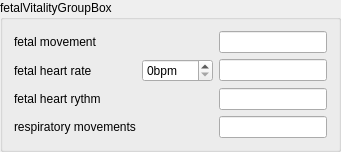
       <widget class="QGroupBox" name="fetus5FetalVitalityGroupBox">
        <property name="title">
         <string>fetalVitalityGroupBox</string>
        </property>
        <layout class="QGridLayout" name="gridLayout_18">
         <item row="0" column="0">
          <widget class="QLabel" name="fetus5FetalMovementLabel">
           <property name="text">
            <string>fetal movement</string>
           </property>
          </widget>
         </item>
         <item row="0" column="1">
          <layout class="QHBoxLayout" name="fetus5FetalMovementRadioLayout"/>
         </item>
         <item row="0" column="2">
          <widget class="QLineEdit" name="fetus5FetalMovementLineEdit"/>
         </item>
         <item row="1" column="0">
          <widget class="QLabel" name="fetus5FhrLabel">
           <property name="text">
            <string>fetal heart rate</string>
           </property>
          </widget>
         </item>
         <item row="1" column="1">
          <widget class="QSpinBox" name="fetus5FhrSpinBox">
           <property name="suffix">
            <string>bpm</string>
           </property>
           <property name="maximum">
            <number>999</number>
           </property>
          </widget>
         </item>
         <item row="1" column="2">
          <widget class="QLineEdit" name="fetus5FhrLineEdit"/>
         </item>
         <item row="2" column="0">
          <widget class="QLabel" name="fetus5HeartRhythmLabel">
           <property name="text">
            <string>fetal heart rythm</string>
           </property>
          </widget>
         </item>
         <item row="2" column="1">
          <layout class="QHBoxLayout" name="fetus5HeartRhythmRadioLayout"/>
         </item>
         <item row="2" column="2">
          <widget class="QLineEdit" name="fetus5HeartRhythmLineEdit"/>
         </item>
         <item row="3" column="0">
          <widget class="QLabel" name="fetus5RespiratoryLabel">
           <property name="text">
            <string>respiratory movements</string>
           </property>
          </widget>
         </item>
         <item row="3" column="1">
          <layout class="QHBoxLayout" name="fetus5RespiratoryRadioLayout"/>
         </item>
         <item row="3" column="2">
          <widget class="QLineEdit" name="fetus5RespiratoryLineEdit"/>
         </item>
        </layout>
       </widget>
